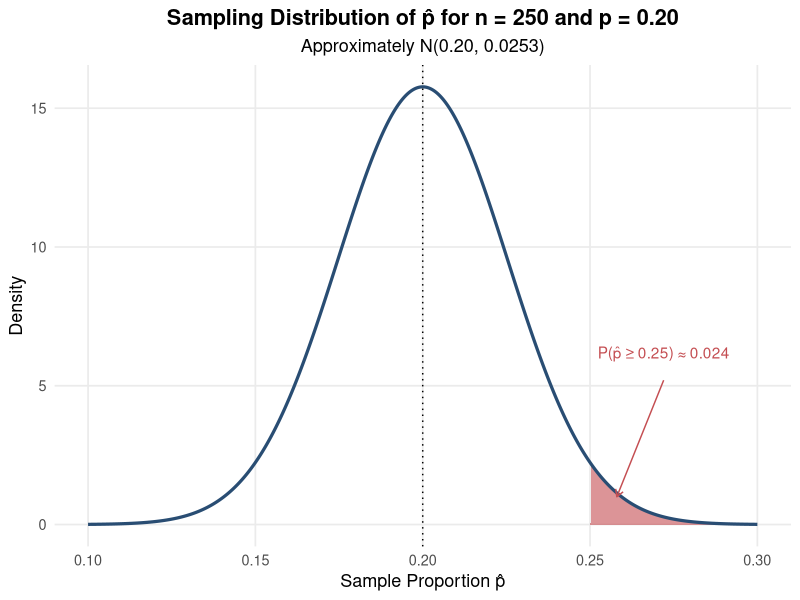

Source code (R):
## ---- chunk 1
knitr::opts_chunk$set(
  echo = FALSE,
  warning = FALSE,
  message = FALSE,
  fig.align = "center",
  fig.retina = 2,
  out.width = "88%",
  fig.width = 6.4,
  fig.height = 3.4
)

suppressPackageStartupMessages(library(ggplot2))

hw_blue <- "#294D73"
hw_red  <- "#C44E52"
hw_grey <- "#8FA8BF"

hw_theme <- theme_minimal(base_size = 13) +
  theme(
    plot.title = element_text(face = "bold", hjust = 0.5),
    plot.subtitle = element_text(hjust = 0.5),
    panel.grid.minor = element_blank(),
    legend.position = "bottom"
  )
## ---- chunk 2
p_true <- 0.20
n_wetlands <- 250
sd_phat <- sqrt(p_true * (1 - p_true) / n_wetlands)

phat_grid <- seq(0.10, 0.30, length.out = 800)
phat_data <- data.frame(phat = phat_grid, density = dnorm(phat_grid, p_true, sd_phat))

ggplot(phat_data, aes(phat, density)) +
  geom_area(data = subset(phat_data, phat >= 0.25), fill = hw_red, alpha = 0.6) +
  geom_line(colour = hw_blue, linewidth = 1.1) +
  geom_vline(xintercept = 0.20, linetype = "dotted") +
  annotate("segment", x = 0.272, y = 5.2, xend = 0.258, yend = 1.0,
           colour = hw_red, arrow = arrow(length = unit(0.08, "inches"))) +
  annotate("text", x = 0.272, y = 6.2, label = "P(p̂ ≥ 0.25) ≈ 0.024", colour = hw_red) +
  labs(
    title = "Sampling Distribution of p̂ for n = 250 and p = 0.20",
    subtitle = "Approximately N(0.20, 0.0253)",
    x = "Sample Proportion p̂",
    y = "Density"
  ) +
  hw_theme
## ---- chunk 3
p <- 0.20
n <- 250
sd_phat <- sqrt(p * (1 - p) / n)

c(
  sd_phat = sd_phat,
  z = (0.25 - p) / sd_phat,
  probability = pnorm(0.25, mean = p, sd = sd_phat, lower.tail = FALSE)
)
